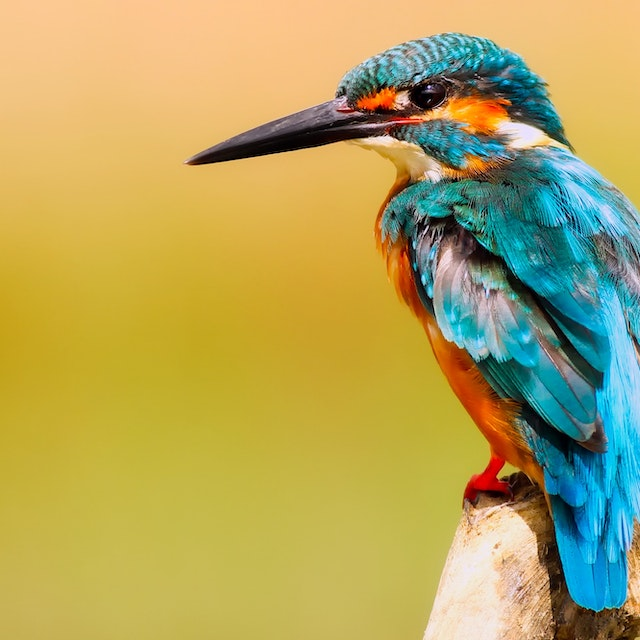
#> input picture Assignment 1/bird.jpg, 640 x 640 px
$ jupyter execute 'Question 1.ipynb'
#> lines starting #> are read from the running program, lines starting #| are printed output that depends on the picture
[cell 1]
import numpy as np
import cv2 as cv
import math
from matplotlib import pyplot as plt

[cell 2]
image = cv.imread('bird.jpg')
#> image is the input picture: shape (640, 640, 3); mean B, G, R 93.9, 165.4, 178.2
levels = int(input("Number of desired Intensity level: "))
#> the answer given: 3
div = 255/(levels - 1)
image1 = np.round(image/div)*div
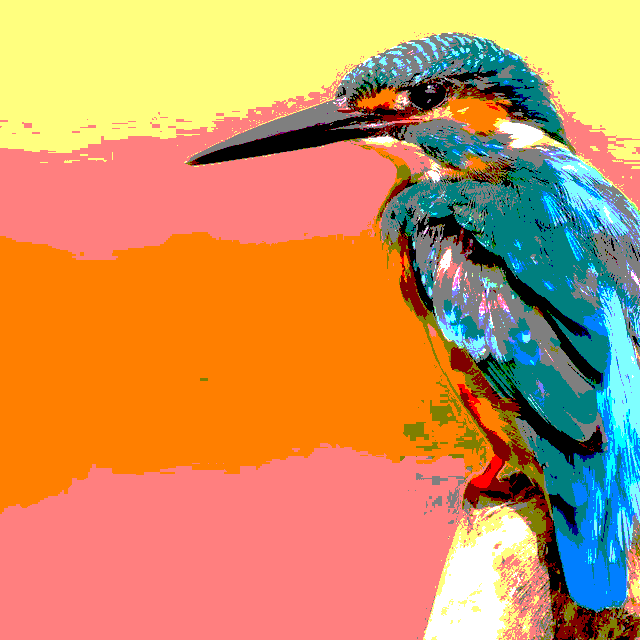
#> image1: shape (640, 640, 3) float64; mean B, G, R 95.4, 147.6, 205.3
plt.subplot(121),plt.imshow(image),plt.title('Original')
plt.xticks([]), plt.yticks([])
plt.subplot(122),plt.imshow(image1),plt.title('Reduced Intensity level Image')
plt.xticks([]), plt.yticks([])
cv.imwrite('Image1.jpg', image1)
#> Out = True
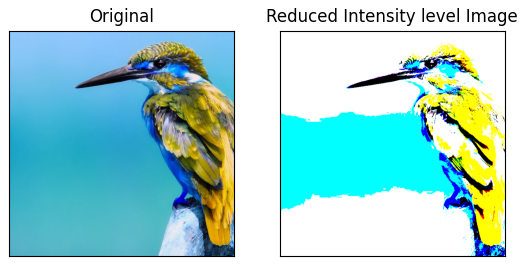
#> figure drawn by matplotlib, 2 panels; B, G, R data is drawn as R, G, B
